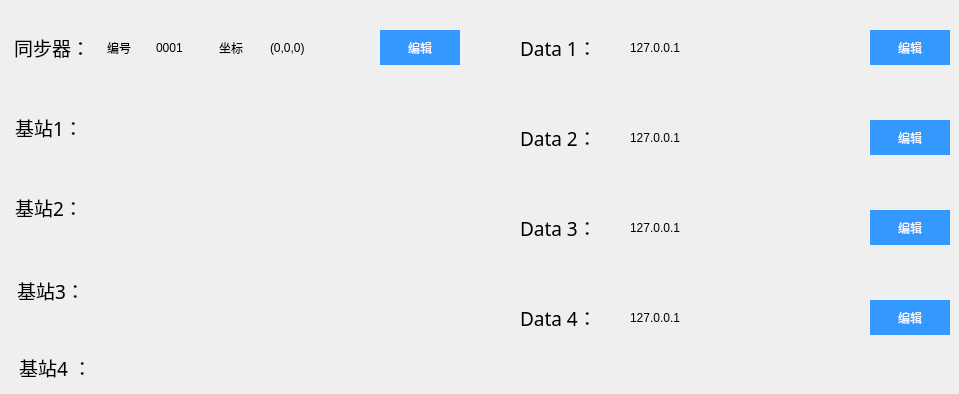
         <widget class="QWidget" name="page_43">
          <widget class="QLabel" name="label_178">
           <property name="geometry">
            <rect>
             <x>520</x>
             <y>300</y>
             <width>81</width>
             <height>35</height>
            </rect>
           </property>
           <property name="font">
            <font>
             <family>黑体</family>
             <pointsize>14</pointsize>
             <weight>50</weight>
             <italic>false</italic>
             <bold>false</bold>
            </font>
           </property>
           <property name="styleSheet">
            <string notr="true">font: 14pt &quot;黑体&quot;;</string>
           </property>
           <property name="text">
            <string>Data 4：</string>
           </property>
          </widget>
          <widget class="QLabel" name="label_27">
           <property name="geometry">
            <rect>
             <x>219</x>
             <y>30</y>
             <width>41</width>
             <height>35</height>
            </rect>
           </property>
           <property name="styleSheet">
            <string notr="true">font: 14pt &quot;黑体&quot;;</string>
           </property>
           <property name="text">
            <string>坐标</string>
           </property>
          </widget>
          <widget class="QLabel" name="label_124">
           <property name="geometry">
            <rect>
             <x>14</x>
             <y>30</y>
             <width>81</width>
             <height>35</height>
            </rect>
           </property>
           <property name="font">
            <font>
             <family>黑体</family>
             <pointsize>14</pointsize>
             <weight>50</weight>
             <italic>false</italic>
             <bold>false</bold>
            </font>
           </property>
           <property name="styleSheet">
            <string notr="true">font: 14pt &quot;黑体&quot;;</string>
           </property>
           <property name="text">
            <string>同步器：</string>
           </property>
          </widget>
          <widget class="QPushButton" name="pushButton_41">
           <property name="geometry">
            <rect>
             <x>870</x>
             <y>30</y>
             <width>80</width>
             <height>35</height>
            </rect>
           </property>
           <property name="styleSheet">
            <string notr="true">border-style: solid;
background-color: rgb(51,153,255);
font: 14pt &quot;黑体&quot;;
color: rgb(248, 248, 255);</string>
           </property>
           <property name="text">
            <string>编辑</string>
           </property>
          </widget>
          <widget class="QPushButton" name="pushButton_43">
           <property name="geometry">
            <rect>
             <x>870</x>
             <y>210</y>
             <width>80</width>
             <height>35</height>
            </rect>
           </property>
           <property name="styleSheet">
            <string notr="true">border-style: solid;
background-color: rgb(51,153,255);
font: 14pt &quot;黑体&quot;;
color: rgb(248, 248, 255);</string>
           </property>
           <property name="text">
            <string>编辑</string>
           </property>
          </widget>
          <widget class="QLabel" name="label_130">
           <property name="geometry">
            <rect>
             <x>15</x>
             <y>190</y>
             <width>81</width>
             <height>35</height>
            </rect>
           </property>
           <property name="font">
            <font>
             <family>黑体</family>
             <pointsize>14</pointsize>
             <weight>50</weight>
             <italic>false</italic>
             <bold>false</bold>
            </font>
           </property>
           <property name="styleSheet">
            <string notr="true">font: 14pt &quot;黑体&quot;;</string>
           </property>
           <property name="text">
            <string>基站2：</string>
           </property>
          </widget>
          <widget class="QLabel" name="label_175">
           <property name="geometry">
            <rect>
             <x>520</x>
             <y>30</y>
             <width>81</width>
             <height>35</height>
            </rect>
           </property>
           <property name="font">
            <font>
             <family>黑体</family>
             <pointsize>14</pointsize>
             <weight>50</weight>
             <italic>false</italic>
             <bold>false</bold>
            </font>
           </property>
           <property name="styleSheet">
            <string notr="true">font: 14pt &quot;黑体&quot;;</string>
           </property>
           <property name="text">
            <string>Data 1：</string>
           </property>
          </widget>
          <widget class="QLabel" name="label_132">
           <property name="geometry">
            <rect>
             <x>17</x>
             <y>273</y>
             <width>81</width>
             <height>35</height>
            </rect>
           </property>
           <property name="font">
            <font>
             <family>黑体</family>
             <pointsize>14</pointsize>
             <weight>50</weight>
             <italic>false</italic>
             <bold>false</bold>
            </font>
           </property>
           <property name="styleSheet">
            <string notr="true">font: 14pt &quot;黑体&quot;;</string>
           </property>
           <property name="text">
            <string>基站3：</string>
           </property>
          </widget>
          <widget class="QPushButton" name="pushButton_44">
           <property name="geometry">
            <rect>
             <x>870</x>
             <y>300</y>
             <width>80</width>
             <height>35</height>
            </rect>
           </property>
           <property name="styleSheet">
            <string notr="true">border-style: solid;
background-color: rgb(51,153,255);
font: 14pt &quot;黑体&quot;;
color: rgb(248, 248, 255);</string>
           </property>
           <property name="text">
            <string>编辑</string>
           </property>
          </widget>
          <widget class="QLabel" name="label_31">
           <property name="geometry">
            <rect>
             <x>630</x>
             <y>300</y>
             <width>221</width>
             <height>35</height>
            </rect>
           </property>
           <property name="styleSheet">
            <string notr="true">font: 14pt &quot;黑体&quot;;</string>
           </property>
           <property name="text">
            <string>127.0.0.1</string>
           </property>
          </widget>
          <widget class="QLabel" name="label_125">
           <property name="geometry">
            <rect>
             <x>15</x>
             <y>110</y>
             <width>81</width>
             <height>35</height>
            </rect>
           </property>
           <property name="font">
            <font>
             <family>黑体</family>
             <pointsize>14</pointsize>
             <weight>50</weight>
             <italic>false</italic>
             <bold>false</bold>
            </font>
           </property>
           <property name="styleSheet">
            <string notr="true">font: 14pt &quot;黑体&quot;;</string>
           </property>
           <property name="text">
            <string>基站1：</string>
           </property>
          </widget>
          <widget class="QLabel" name="label_25">
           <property name="geometry">
            <rect>
             <x>156</x>
             <y>30</y>
             <width>57</width>
             <height>35</height>
            </rect>
           </property>
           <property name="styleSheet">
            <string notr="true">font: 14pt &quot;黑体&quot;;</string>
           </property>
           <property name="text">
            <string>0001</string>
           </property>
          </widget>
          <widget class="QPushButton" name="pushButton_40">
           <property name="geometry">
            <rect>
             <x>380</x>
             <y>30</y>
             <width>80</width>
             <height>35</height>
            </rect>
           </property>
           <property name="styleSheet">
            <string notr="true">border-style: solid;
background-color: rgb(51,153,255);
font: 14pt &quot;黑体&quot;;
color: rgb(248, 248, 255);</string>
           </property>
           <property name="text">
            <string>编辑</string>
           </property>
          </widget>
          <widget class="QLabel" name="label_28">
           <property name="geometry">
            <rect>
             <x>630</x>
             <y>30</y>
             <width>221</width>
             <height>35</height>
            </rect>
           </property>
           <property name="styleSheet">
            <string notr="true">font: 14pt &quot;黑体&quot;;</string>
           </property>
           <property name="text">
            <string>127.0.0.1</string>
           </property>
          </widget>
          <widget class="QLabel" name="label_24">
           <property name="geometry">
            <rect>
             <x>270</x>
             <y>30</y>
             <width>91</width>
             <height>35</height>
            </rect>
           </property>
           <property name="styleSheet">
            <string notr="true">font: 14pt &quot;黑体&quot;;</string>
           </property>
           <property name="text">
            <string>(0,0,0)</string>
           </property>
          </widget>
          <widget class="QPushButton" name="pushButton_42">
           <property name="geometry">
            <rect>
             <x>870</x>
             <y>120</y>
             <width>80</width>
             <height>35</height>
            </rect>
           </property>
           <property name="styleSheet">
            <string notr="true">border-style: solid;
background-color: rgb(51,153,255);
font: 14pt &quot;黑体&quot;;
color: rgb(248, 248, 255);</string>
           </property>
           <property name="text">
            <string>编辑</string>
           </property>
          </widget>
          <widget class="QLabel" name="label_176">
           <property name="geometry">
            <rect>
             <x>520</x>
             <y>120</y>
             <width>81</width>
             <height>35</height>
            </rect>
           </property>
           <property name="font">
            <font>
             <family>黑体</family>
             <pointsize>14</pointsize>
             <weight>50</weight>
             <italic>false</italic>
             <bold>false</bold>
            </font>
           </property>
           <property name="styleSheet">
            <string notr="true">font: 14pt &quot;黑体&quot;;</string>
           </property>
           <property name="text">
            <string>Data 2：</string>
           </property>
          </widget>
          <widget class="QLabel" name="label_29">
           <property name="geometry">
            <rect>
             <x>630</x>
             <y>120</y>
             <width>221</width>
             <height>35</height>
            </rect>
           </property>
           <property name="styleSheet">
            <string notr="true">font: 14pt &quot;黑体&quot;;</string>
           </property>
           <property name="text">
            <string>127.0.0.1</string>
           </property>
          </widget>
          <widget class="QLabel" name="label_174">
           <property name="geometry">
            <rect>
             <x>19</x>
             <y>350</y>
             <width>81</width>
             <height>35</height>
            </rect>
           </property>
           <property name="font">
            <font>
             <family>黑体</family>
             <pointsize>14</pointsize>
             <weight>50</weight>
             <italic>false</italic>
             <bold>false</bold>
            </font>
           </property>
           <property name="styleSheet">
            <string notr="true">font: 14pt &quot;黑体&quot;;</string>
           </property>
           <property name="text">
            <string>基站4 ：</string>
           </property>
          </widget>
          <widget class="QLabel" name="label_177">
           <property name="geometry">
            <rect>
             <x>520</x>
             <y>210</y>
             <width>81</width>
             <height>35</height>
            </rect>
           </property>
           <property name="font">
            <font>
             <family>黑体</family>
             <pointsize>14</pointsize>
             <weight>50</weight>
             <italic>false</italic>
             <bold>false</bold>
            </font>
           </property>
           <property name="styleSheet">
            <string notr="true">font: 14pt &quot;黑体&quot;;</string>
           </property>
           <property name="text">
            <string>Data 3：</string>
           </property>
          </widget>
          <widget class="QLabel" name="label_26">
           <property name="geometry">
            <rect>
             <x>107</x>
             <y>30</y>
             <width>41</width>
             <height>35</height>
            </rect>
           </property>
           <property name="styleSheet">
            <string notr="true">font: 14pt &quot;黑体&quot;;</string>
           </property>
           <property name="text">
            <string>编号</string>
           </property>
          </widget>
          <widget class="QLabel" name="label_30">
           <property name="geometry">
            <rect>
             <x>630</x>
             <y>210</y>
             <width>221</width>
             <height>35</height>
            </rect>
           </property>
           <property name="styleSheet">
            <string notr="true">font: 14pt &quot;黑体&quot;;</string>
           </property>
           <property name="text">
            <string>127.0.0.1</string>
           </property>
          </widget>
         </widget>
